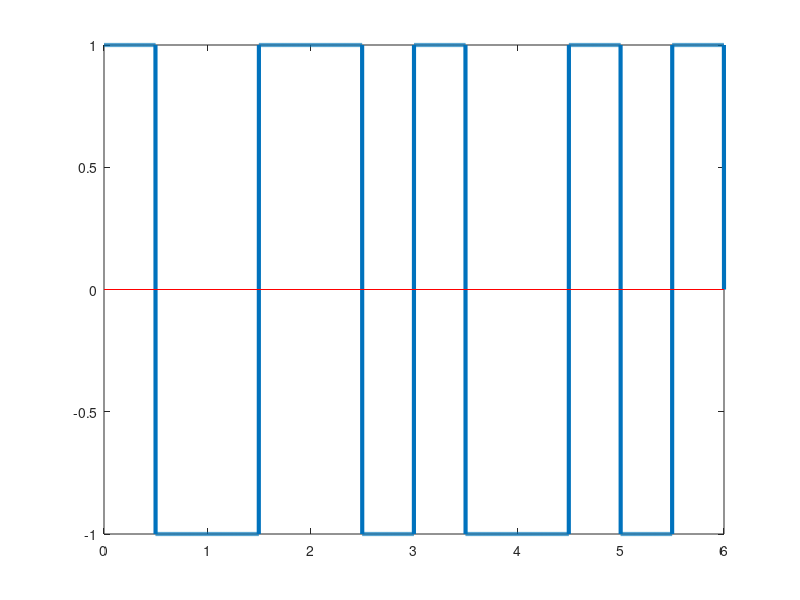

Source code (MATLAB): (Note: this script raises an error after producing the figure.)
bits = [0 1 0 0 1 1];

bitrate = 1;

n = 1000;

T = length(bits)/bitrate;

N = n*length(bits);

dt = T/N;

t = 0:dt:T;

x = zeros(1,length(t));

for i=1:length(bits)
  if bits(i)==1
    x((i-1)*n+1:(i-1)*n+n/2) = -1;
    x((i-1)*n+n/2:i*n) = 1;
  else
    x((i-1)*n+1:(i-1)*n+n/2) = 1;
    x((i-1)*n+n/2:i*n) = -1;
  end
end

plot(t, x, 'Linewidth', 3);
hold on;
plot(xlim, [0 0], '-r')
hold off;
ax = gca;
ax.XGrid = 'on';
ax.YGrid = 'off';
ax.GridAlpha = 0.5;

counter = 0;

for i = 1:length(t)
  if t(i)>counter
    counter = counter + 1;
    if x(i)>0
      result(counter) = x(i);
    else result(counter) = 0;
    end
  end
end

disp(result);